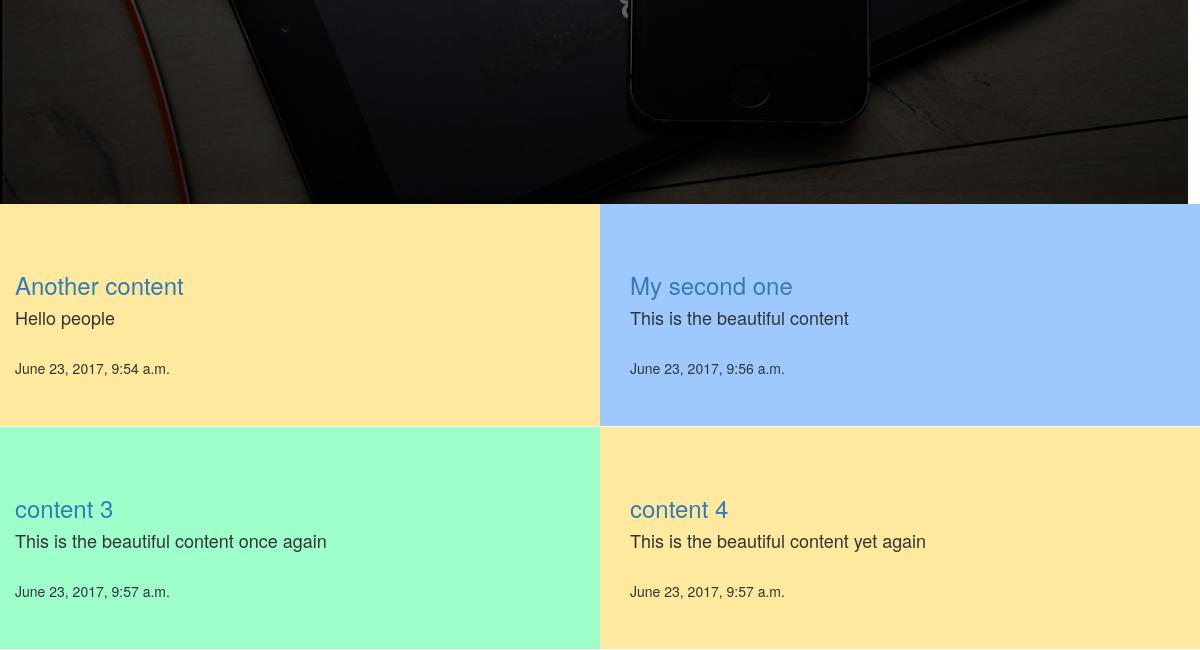
/post/ (lower part), run on an earlier commit of the app's database.
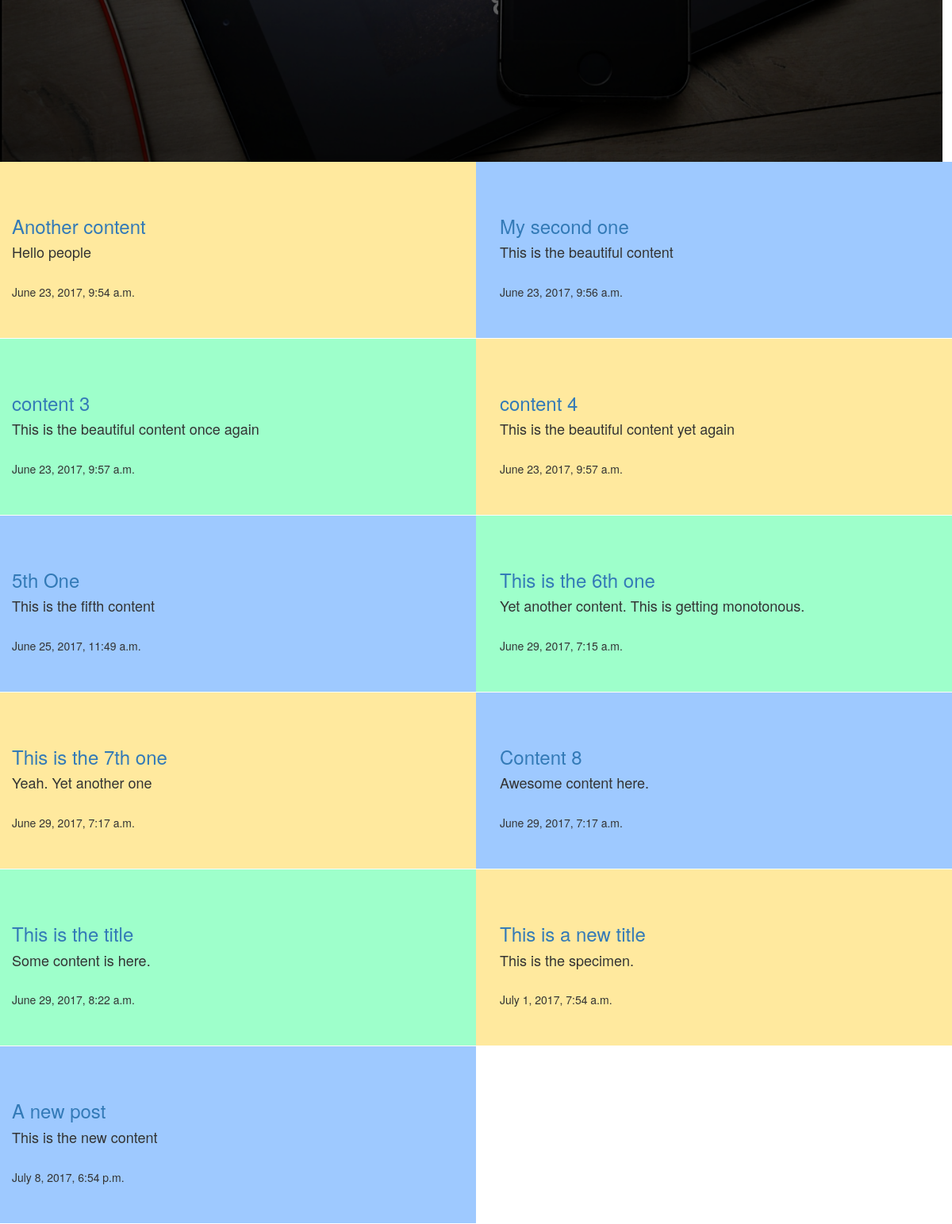
And on a later commit of the database.
### posts/models.py (models this page shows, shortened)
class Post(models.Model):
	title=models.CharField(max_length=120)
	content=models.TextField()
	updated=models.DateTimeField(auto_now=True,auto_now_add=False)
	timestamp=models.DateTimeField(auto_now=False,auto_now_add=True)

### posts/views.py (the view)
class IndexView(generic.ListView):
    template_name='posts/index.html'
    def get_queryset(self):
    	return Post.objects.all()

### posts/templates/posts/index.html (shortened to what this page needs)
{%extends 'posts/base.html'%}
{%block body%}
{%if object_list%}
    <div class="mainimg">
    {%load staticfiles%}
    <img class="myimg" src="{%static 'posts/images/mainimg.png'%}" style="width:100%"/>
    </div>
	<div class="row">
    {%for post in object_list%}
    <div class="col-sm-12 col-md-6 jumbotron elements">
    <div class="container">
	<h3><a href="{%url 'posts:detail' post.id%}">{{post.title}}</a></h3>
    <h4>{{post.content}}</h4><br>
    {{post.updated}}<br>
    </div>
    </div>
    {%endfor%}
    </div>
{%else%}
    <h2>Hey add something</h2>
{%endif%}
{%endblock%}

### posts/templates/posts/base.html (shortened to what this page needs)
<!DOCTYPE html>
<html>
<head>
    {%load staticfiles%}
    <link rel="stylesheet" type="text/css" href="{%static 'posts/css/bootstrap.min.css'%}"/>
    <link rel="stylesheet" type="text/css" href="{%static 'posts/css/head.css'%}"/>
</head>
<body>
{%block body%}
{%endblock%}

### posts/static/posts/css/head.css (style rules this page uses)
.jumbotron { margin-bottom:1px; }
.jumbotron.elements:nth-child(3n) { background-color:#9effcb; }
.jumbotron.elements:nth-child(3n-1) { background-color:#9ec9ff; }
.jumbotron.elements:nth-child(3n-2) { background-color:#ffe99e; }
.mainimg { position: relative; background-color: black; width: 99%; }
.myimg { opacity:0.4; }

What changed in the data, as far as the page shows it:
added Post: title "5th One", content "This is the fifth content", updated "June 25, 2017, 11:49 a.m."
added Post: title "This is the 6th one", content "Yet another content. This is getting monotonous.", updated "June 29, 2017, 7:15 a.m."
added Post: title "This is the 7th one", content "Yeah. Yet another one", updated "June 29, 2017, 7:17 a.m."
added Post: title "Content 8", content "Awesome content here.", updated "June 29, 2017, 7:17 a.m."
added Post: title "This is the title", content "Some content is here.", updated "June 29, 2017, 8:22 a.m."
added Post: title "This is a new title", content "This is the specimen.", updated "July 1, 2017, 7:54 a.m."
added Post: title "A new post", content "This is the new content", updated "July 8, 2017, 6:54 p.m."
